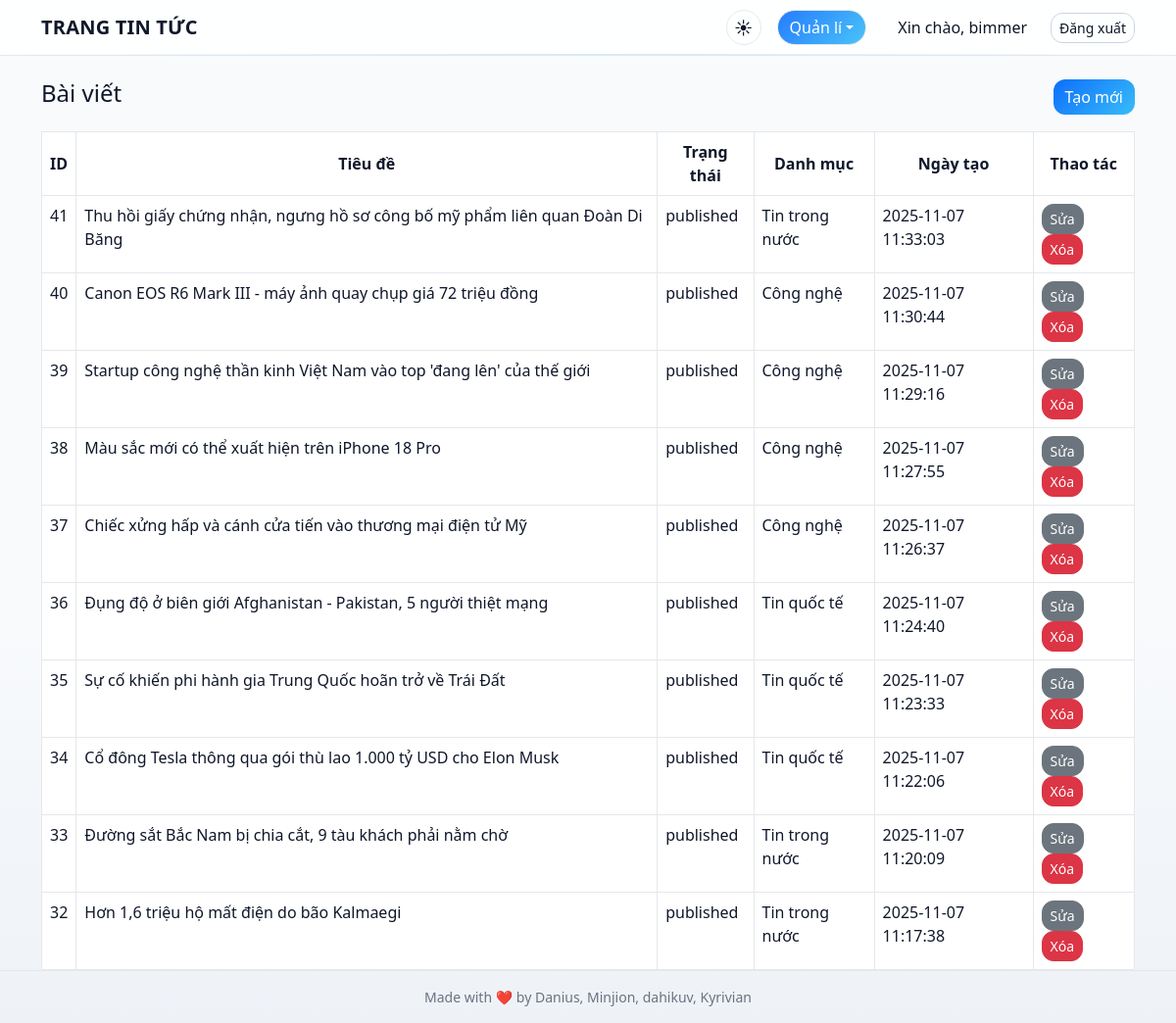
The app's page /news_web/public/admin/articles (signed in) with its own data.
### tables this page shows
CREATE TABLE `articles` (
  `article_id` int(11) NOT NULL,
  `user_id` int(11) NOT NULL,
  `category_id` int(11) DEFAULT NULL,
  `title` varchar(255) NOT NULL,
  `summary` text DEFAULT NULL,
  `status` enum('draft','published','archived') DEFAULT 'draft',
  `created_at` datetime DEFAULT current_timestamp(),
  `updated_at` datetime DEFAULT current_timestamp() ON UPDATE current_timestamp()
);

CREATE TABLE `categories` (
  `category_id` int(11) NOT NULL,
  `category_name` varchar(100) NOT NULL,
  `description` text DEFAULT NULL
);

### app/Config/config.php (called while the page is built)
<?php
return [
    'db' => [
        'host' => '127.0.0.1',
        'port' => 3306,
        'name' => 'news_portal',
        'user' => 'root',
        'pass' => '',
        'charset' => 'utf8mb4',
    ],
    'app' => [
        'base_url' => '/news_web/public',
        'debug' => true,
    ],
];

### app/Core/Controller.php (called while the page is built, shortened)
<?php
class Controller
{
    protected function view(string $template, array $data = []): void
    {
        extract($data);
        $baseUrl = (require __DIR__ . '/../Config/config.php')['app']['base_url'];
        include __DIR__ . '/../Views/layout/header.php';
        include __DIR__ . '/../Views/' . $template . '.php';
        include __DIR__ . '/../Views/layout/footer.php';
    }
}

### app/Controllers/AdminController.php (called while the page is built, shortened)
<?php
class AdminController extends Controller
{
    public function listArticles(): void
    {
        $articleModel = new ArticleModel();
        $rows = $articleModel->getAllForAdmin();
        $this->view('admin/articles/index', ['rows' => $rows]);
    }
}

### public/index.php (called while the page is built, shortened)
<?php
require_once __DIR__ . '/../app/Core/Router.php';
require_once __DIR__ . '/../app/Core/Controller.php';
require_once __DIR__ . '/../app/Core/Database.php';
require_once __DIR__ . '/../app/Queries/ArticleQueries.php';
require_once __DIR__ . '/../app/Queries/ArticleRepository.php';
require_once __DIR__ . '/../app/Models/BaseModel.php';
require_once __DIR__ . '/../app/Models/ArticleModel.php';
require_once __DIR__ . '/../app/Controllers/AdminController.php';
$router = new Router();
$router->get('/', [App\Controllers\HomeController::class, 'index']);
$router->get('/article/(\\d+)', [App\Controllers\ArticleController::class, 'show']);
$router->get('/category/(\\d+)', [App\Controllers\ArticleController::class, 'category']);
$router->get('/search', [App\Controllers\SearchController::class, 'index']);
$router->get('/user/(\\d+)', [App\Controllers\ProfileController::class, 'show']);
$router->get('/auth/login', [App\Controllers\AuthController::class, 'login']);
$router->post('/auth/login', [App\Controllers\AuthController::class, 'handleLogin']);
$router->get('/auth/register', [App\Controllers\AuthController::class, 'register']);
$router->post('/auth/register', [App\Controllers\AuthController::class, 'handleRegister']);
$router->post('/auth/logout', [App\Controllers\AuthController::class, 'logout']);
$router->get('/admin/categories', [App\Controllers\AdminController::class, 'listCategories']);
$router->get('/admin/categories/create', [App\Controllers\AdminController::class, 'createCategory']);
$router->post('/admin/categories/store', [App\Controllers\AdminController::class, 'storeCategory']);
$router->get('/admin/categories/(\\d+)/edit', [App\Controllers\AdminController::class, 'editCategory']);
$router->post('/admin/categories/(\\d+)/update', [App\Controllers\AdminController::class, 'updateCategory']);
$router->post('/admin/categories/(\\d+)/delete', [App\Controllers\AdminController::class, 'deleteCategory']);
$router->get('/admin/articles', [App\Controllers\AdminController::class, 'listArticles']);
$router->get('/admin/articles/create', [App\Controllers\AdminController::class, 'createArticle']);
$router->post('/admin/articles/store', [App\Controllers\AdminController::class, 'storeArticle']);
$router->get('/admin/articles/(\\d+)/edit', [App\Controllers\AdminController::class, 'editArticle']);
$router->post('/admin/articles/(\\d+)/update', [App\Controllers\AdminController::class, 'updateArticle']);
$router->post('/admin/articles/(\\d+)/delete', [App\Controllers\AdminController::class, 'deleteArticle']);
$router->post('/admin/articles/(\\d+)/publish', [App\Controllers\AdminController::class, 'publishArticle']);
$router->get('/api/articles', [App\Controllers\ApiController::class, 'articles']);
$router->get('/api/article/(\\d+)', [App\Controllers\ApiController::class, 'article']);
$router->get('/api/comments', [App\Controllers\ApiController::class, 'comments']);
$router->post('/api/comments', [App\Controllers\ApiController::class, 'createComment']);
$router->post('/api/toggle-like', [App\Controllers\ApiController::class, 'toggleLike']);
$router->get('/api/check-availability', [App\Controllers\ApiController::class, 'checkAvailability']);
$router->dispatch($_SERVER['REQUEST_METHOD'], $_SERVER['REQUEST_URI']);

### app/Core/Database.php (called while the page is built, shortened)
<?php
class Database
{
    private static ?\PDO $pdo = null;
    public static function getConnection(): \PDO
    {
        if (self::$pdo === null) {
            $config = require __DIR__ . '/../Config/config.php';
            $db = $config['db'];
            $dsn = 'mysql:host=' . $db['host'] . ';port=' . $db['port'] . ';dbname=' . $db['name'] . ';charset=' . $db['charset'];
            $options = [
                \PDO::ATTR_ERRMODE => \PDO::ERRMODE_EXCEPTION,
                \PDO::ATTR_DEFAULT_FETCH_MODE => \PDO::FETCH_ASSOC,
                \PDO::ATTR_EMULATE_PREPARES => false,
            ];
            try {
                self::$pdo = new \PDO($dsn, $db['user'], $db['pass'], $options);
            } catch (\PDOException $e) {
                $errorCode = $e->getCode();
                if ($errorCode == 2002 || strpos($e->getMessage(), 'refused') !== false) {
                    die('
                    <div style="font-family: Arial; padding: 20px; max-width: 600px; margin: 50px auto; border: 2px solid #dc3545; border-radius: 8px; background: #fff;">
                        <h2 style="color: #dc3545; margin-top: 0;">❌ Lỗi kết nối Database</h2>
                        <p><strong>MySQL chưa được khởi động!</strong></p>
                        <p>Vui lòng làm theo các bước sau:</p>
                        <ol>
                            <li>Mở <strong>XAMPP Control Panel</strong></li>
                            <li>Nhấn nút <strong>"Start"</strong> cho service <strong>MySQL</strong></li>
                            <li>Đợi cho đến khi MySQL hiển thị màu xanh (đang chạy)</li>
                            <li>Làm mới trang web này</li>
                        </ol>
                        <p style="color: #666; font-size: 14px; margin-top: 20px;">
                            <strong>Chi tiết lỗi:</strong><br>
                            <code style="background: #f5f5f5; padding: 5px; display: inline-block; margin-top: 5px;">' . htmlspecialchars($e->getMessage()) . '</code>
                        </p>
                    </div>
                    ');
                }
                throw $e;
            }
        }
        return self::$pdo;
    }
}

### app/Models/BaseModel.php (called while the page is built, shortened)
<?php
abstract class BaseModel
{
    public function __construct(?\PDO $pdo = null)
    {
        $this->pdo = $pdo ?? Database::getConnection();
    }
}

### app/Models/ArticleModel.php (called while the page is built, shortened)
<?php
class ArticleModel extends BaseModel
{
    private ArticleRepositoryInterface $repository;
    public function __construct(?\PDO $pdo = null, ?ArticleRepositoryInterface $repository = null)
    {
        $this->repository = $repository ?? new ArticleRepository($this->pdo);
    }
    public function getAllForAdmin(): array
    {
        return $this->repository->findAll();
    }
}

### app/Queries/ArticleQueries.php (called while the page is built, shortened)
<?php
class ArticleQueries
{
    public static function getAllArticlesForAdmin(): string
    {
        return "SELECT a.article_id, a.title, a.status, a.created_at, c.category_name
                FROM articles a LEFT JOIN categories c ON a.category_id=c.category_id
                ORDER BY a.created_at DESC";
    }
}

### app/Queries/ArticleRepository.php (called while the page is built, shortened)
<?php
class ArticleRepository implements ArticleRepositoryInterface
{
    private \PDO $pdo;
    public function __construct(?\PDO $pdo = null)
    {
        $this->pdo = $pdo ?? Database::getConnection();
    }
    public function findAll(): array
    {
        $sql = ArticleQueries::getAllArticlesForAdmin();
        return $this->pdo->query($sql)->fetchAll();
    }
}

### app/Views/admin/articles/index.php (the view, shortened to what this page needs)
<div class="admin-articles"><div class="d-flex justify-content-between align-items-center mb-3">
    <h1 class="h4">Bài viết</h1>
    <a class="btn btn-primary" href="<?= htmlspecialchars($baseUrl) ?>/admin/articles/create">Tạo mới</a>
</div><div class="table-responsive"><table class="table table-bordered mb-0">
    <thead>
    <tr><th>ID</th><th>Tiêu đề</th><th>Trạng thái</th><th>Danh mục</th><th>Ngày tạo</th><th>Thao tác</th></tr>
    </thead>
    <tbody>
    <?php foreach ($rows as $r): ?>
        <tr>
            <td><?= (int)$r['article_id'] ?></td>
            <td><?= htmlspecialchars($r['title']) ?></td>
            <td><?= htmlspecialchars($r['status']) ?></td>
            <td><?= htmlspecialchars($r['category_name'] ?? '—') ?></td>
            <td><?= htmlspecialchars($r['created_at']) ?></td>
            <td>
                <a class="btn btn-sm btn-secondary" href="<?= htmlspecialchars($baseUrl) ?>/admin/articles/<?= (int)$r['article_id'] ?>/edit">Sửa</a>
                <form method="post" action="<?= htmlspecialchars($baseUrl) ?>/admin/articles/<?= (int)$r['article_id'] ?>/delete" style="display:inline" onsubmit="return confirm('Xóa?')">
                    <button class="btn btn-sm btn-danger">Xóa</button>
                </form>
            </td>
        </tr>
    <?php endforeach; ?>
    </tbody>
</table></div></div>

### app/Core/Router.php (shortened to what this page needs)
<?php
class Router
{
    private array $routes = [
        'GET' => [],
        'POST' => [],
    ];
    public function get(string $pattern, $handler): void
    {
        $this->routes['GET'][$pattern] = $handler;
    }
    public function post(string $pattern, $handler): void
    {
        $this->routes['POST'][$pattern] = $handler;
    }
    public function dispatch(string $method, string $uri): void
    {
        $path = parse_url($uri, PHP_URL_PATH);
        $base = (require __DIR__ . '/../Config/config.php')['app']['base_url'];
        if ($base && str_starts_with($path, $base)) {
            $path = substr($path, strlen($base));
        }
        foreach ($this->routes[$method] as $pattern => $handler) {
            $regex = '#^' . $pattern . '$#';
            if (preg_match($regex, $path, $matches)) {
                array_shift($matches);
                if (is_array($handler)) {
                    [$class, $methodName] = $handler;
                    $controller = new $class();
                    call_user_func_array([$controller, $methodName], $matches);
                    return;
                } else {
                    call_user_func_array($handler, $matches);
                    return;
                }
            }
        }
    }
}

### public/assets/css/style.css (style rules this page uses)
:root { --brand:#0d6efd; --brand-2:#38bdf8; --radius:16px; --radius-sm:12px; --radius-pill:999px; --shadow-1:0 8px 24px rgba(0,0,0,.25); --shadow-2:0 10px 30px rgba(0,0,0,.18); --ring:0 0 0 .2rem rgba(34,211,238,.18); --bg:#0b1220; --bg-soft:#0d1325; --card:#111827; --text:#e5e7eb; --muted:#9ca3af; --accent:#22d3ee; --border:#1f2937; --link:#ffffff; --link-hover:var(--accent); --input-bg:#0f172a; --body-bg: radial-gradient(1200px 900px at 10% -10%, rgba(34,211,238,.14), rgba(34,211,238,0) 70%), radial-gradient(1200px 900px at 110% -10%, rgba(13,110,253,.16), rgba(13,110,253,0) 70%), radial-gradient(1600px 900px at 50% 130%, rgba(2,132,199,.10), rgba(2,132,199,0) 70%), linear-gradient(180deg, #0b1220 0%, #0b1220 55%, #0a101c 100%); --nav-bg: linear-gradient(90deg,rgba(11,18,32,.85), rgba(13,19,37,.9) 30%, rgba(11,18,32,.85)); }
:root[data-theme="light"] { --bg:#f8fafc; --bg-soft:#ffffff; --card:#ffffff; --text:#0f172a; --muted:#6b7280; --accent:#0ea5e9; --border:#e5e7eb; --link:#0f172a; --link-hover:#0d6efd; --input-bg:#ffffff; --body-bg: linear-gradient(180deg, #f8fafc 0%, #f8fafc 60%, #eef2f7 100%); --nav-bg: rgba(255,255,255,.85); --shadow-2: 0 12px 24px rgba(2,6,23,.08); }
html, body { height:100% }
body { background: var(--body-bg); background-repeat: no-repeat; background-attachment: fixed; color: var(--text); font-family: system-ui, -apple-system, Segoe UI, Roboto, Helvetica, Arial, "Apple Color Emoji", "Segoe UI Emoji"; -webkit-font-smoothing: antialiased; -moz-osx-font-smoothing: grayscale; }
body { min-height:100vh; display:flex; flex-direction:column }
.btn { border-radius: var(--radius-sm); transition: transform .1s ease, box-shadow .15s ease, background-color .2s ease, color .2s ease, border-color .2s ease }
.btn-primary { background: linear-gradient(135deg, var(--brand), var(--brand-2)); border:0; color:#fff }
a { color: var(--link) }
body, .navbar, .card, .form-control, .form-select, .list-group-item, .btn, .pagination .page-link { transition: background-color .2s ease, color .2s ease, border-color .2s ease; }
.table thead th, .table thead td { text-align:center; vertical-align:middle }
.table { --bs-table-color: var(--text); --bs-table-bg: var(--card); --bs-table-border-color: var(--border); --bs-table-striped-bg: rgba(255,255,255,.03); --bs-table-striped-color: var(--text); --bs-table-hover-bg: rgba(255,255,255,.06); --bs-table-hover-color: var(--text); }
:root[data-theme="light"] .table { --bs-table-striped-bg: rgba(0,0,0,.02); --bs-table-hover-bg: rgba(0,0,0,.035); }
.table > :not(caption) > * > * { background-color: var(--bs-table-bg) !important; color: var(--bs-table-color); border-color: var(--bs-table-border-color) }
.table thead, .table thead > tr > * { --bs-table-bg: var(--bg-soft); --bs-table-color: var(--text) }
.table-bordered { border-color: var(--border) }

### records on screen
articles: article_id "41", title "Thu hồi giấy chứng nhận, ngưng hồ sơ công bố mỹ phẩm liên quan Đoàn Di Băng", status "published", category.category_name "Tin trong nước", created_at "2025-11-07 11:33:03"
articles: article_id "40", title "Canon EOS R6 Mark III - máy ảnh quay chụp giá 72 triệu đồng", status "published", category.category_name "Công nghệ", created_at "2025-11-07 11:30:44"
articles: article_id "39", title "Startup công nghệ thần kinh Việt Nam vào top 'đang lên' của thế giới", status "published", category.category_name "Công nghệ", created_at "2025-11-07 11:29:16"
articles: article_id "38", title "Màu sắc mới có thể xuất hiện trên iPhone 18 Pro", status "published", category.category_name "Công nghệ", created_at "2025-11-07 11:27:55"
articles: article_id "37", title "Chiếc xửng hấp và cánh cửa tiến vào thương mại điện tử Mỹ", status "published", category.category_name "Công nghệ", created_at "2025-11-07 11:26:37"
articles: article_id "36", title "Đụng độ ở biên giới Afghanistan - Pakistan, 5 người thiệt mạng", status "published", category.category_name "Tin quốc tế", created_at "2025-11-07 11:24:40"
articles: article_id "35", title "Sự cố khiến phi hành gia Trung Quốc hoãn trở về Trái Đất", status "published", category.category_name "Tin quốc tế", created_at "2025-11-07 11:23:33"
articles: article_id "34", title "Cổ đông Tesla thông qua gói thù lao 1.000 tỷ USD cho Elon Musk", status "published", category.category_name "Tin quốc tế", created_at "2025-11-07 11:22:06"
articles: article_id "33", title "Đường sắt Bắc Nam bị chia cắt, 9 tàu khách phải nằm chờ", status "published", category.category_name "Tin trong nước", created_at "2025-11-07 11:20:09"
articles: article_id "32", title "Hơn 1,6 triệu hộ mất điện do bão Kalmaegi", status "published", category.category_name "Tin trong nước", created_at "2025-11-07 11:17:38"
